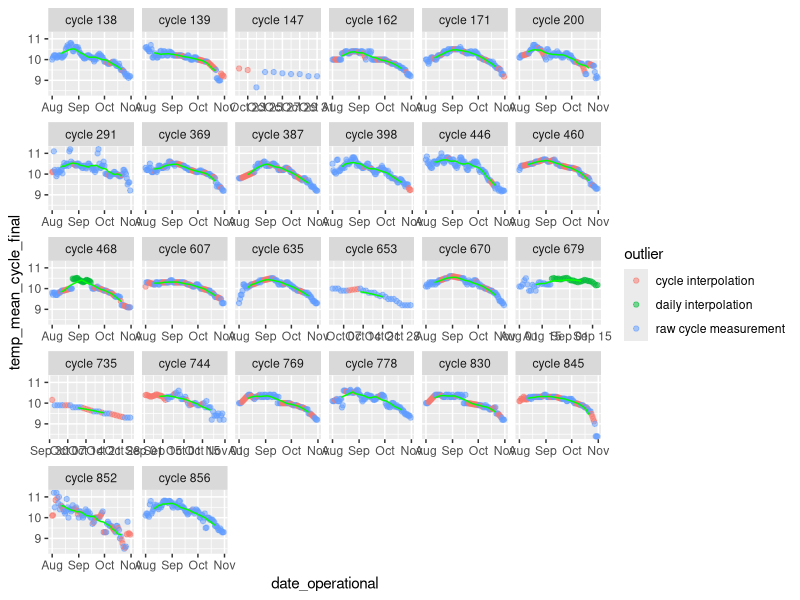
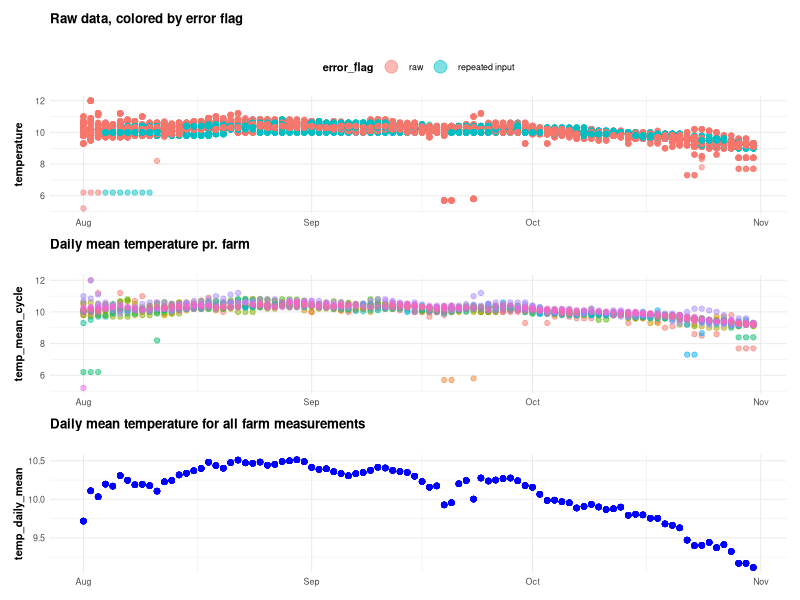
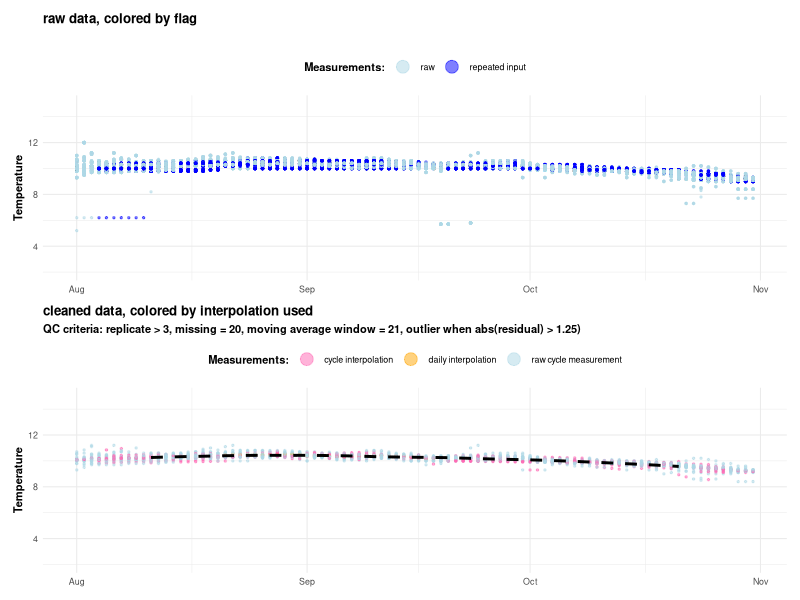
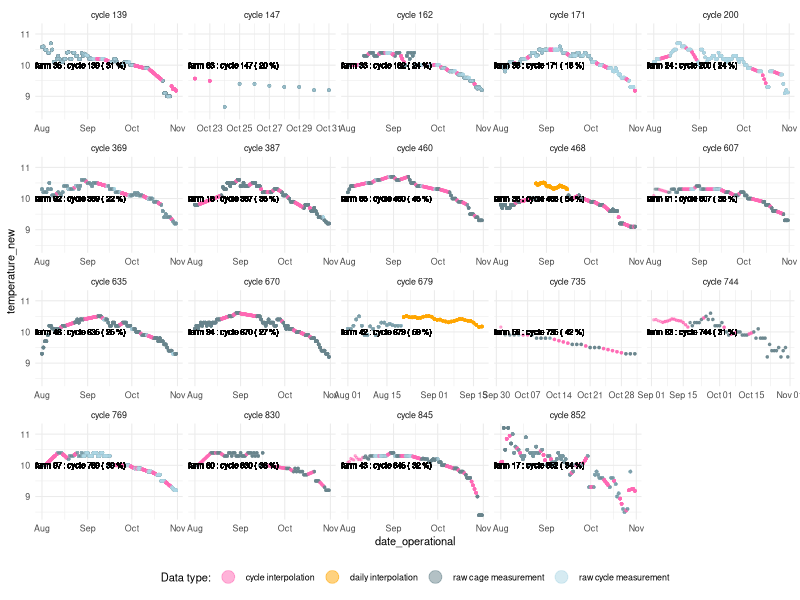

The R script that drew these images, in order:
# all objects created after here will be deleted
freeze <- ls()


# install required packages
pkg <- c("tidyverse", "zoo", "patchwork")
missing <- setdiff(pkg, rownames(installed.packages()))

if(length(missing) > 0) {
  install.packages(setdiff(pkg, rownames(installed.packages())))
}

library(tidyverse)


# User input, and QC criteria ---------------------------------------------

replicate_measurements_accepted <- 3
total_missing_accepted <- 20
residual_limit <- 1.25
moving_average_window <- 21


save_plots <- TRUE

# folders to use
data_folder <- "data/processed/"
plots_folder <- "images/QC_tests/"


# create folders
dir.create(plots_folder, showWarnings = FALSE, recursive = TRUE)
dir.create(data_folder, showWarnings = FALSE, recursive = TRUE)



# Data cleanup ------------------------------------------------------------

raw_data<-read_csv("data/raw/testset_temperature_3months.csv",
                   col_types = cols(temp_qualy = "logical")) |> 
  # insert missing dates to complete the series in each cage
  group_by(farm, cycle, cage) |> 
  complete(date_operational = seq(min(date_operational), max(date_operational), 1), fill = list(temp_qualy = FALSE)) |> 
  # get the obvious wrong temperatures out
  mutate(temp_qualy = if_else(temperature > 20 | temperature < 2 | is.na(temperature), FALSE, temp_qualy),
         error_flag = if_else(temp_qualy == FALSE, "database flagged", "raw")) |> 
  # put NA in to all flagged temperatures
  mutate(temperature_new = if_else(temp_qualy == FALSE, NA_real_, temperature)) |> 
  # day of the year, so seasonal analysis
  mutate(yday = yday(date_operational)) |> 
  # find replicate measurements, these seem like input errors
  mutate(temp_meas_lag = temperature_new - lag(temperature_new, order_by = date_operational),
         temp_meas_copy = if_else(temp_meas_lag == 0, 1, 0),
         temp_meas_copy = if_else(is.na(temp_meas_copy), 0, temp_meas_copy),
         times_repeated = accumulate(temp_meas_copy, ~if_else(.y >0, .x + .y, 0))) |> 
  # take out the repeated temperature inputs
  mutate(temp_repeated = if_else(times_repeated >= replicate_measurements_accepted, TRUE, FALSE),
         temp_qualy = if_else(temp_repeated == TRUE, FALSE, temp_qualy),
         temperature_new = if_else(temp_qualy == FALSE, NA_real_, temperature_new),
         error_flag = if_else(temp_repeated == TRUE, "repeated input", error_flag)) |> 
  ungroup()


# one temperature pr. cycle. measurements are in reality only from one or two loggers
raw_data1 <- raw_data |> 
  # insert missing dates to complete the series in each cycle
  group_by(farm, cycle) |> 
  complete(date_operational = seq(min(date_operational), max(date_operational), 1)) |> 
  group_by(farm, cycle, date_operational) |>
  arrange(date_operational, .by_group = TRUE) |> 
  # mean per cycle per day
  summarise(temp_mean_cycle = mean(temperature_new, na.rm = TRUE),
            temp_mean_cycle = if_else(is.nan(temp_mean_cycle), NA_real_, temp_mean_cycle),
            number_temp_measurements = n(),
            distinct_temp_measurements = length(unique(temperature_new)),
            temp_cycle_sd = sd(temperature_new, na.rm = TRUE),
            temp_meas = if_else(!is.na(temp_mean_cycle), TRUE, FALSE),
            temp_median_cycle = median(temperature_new, na.rm = TRUE),
            temp_median_cycle = if_else(is.nan(temp_median_cycle), NA_real_, temp_mean_cycle)) |>
  # mean per day for the whole of Faroe Islands
  group_by(date_operational) |> 
  mutate(temp_daily_mean = mean(temp_mean_cycle, na.rm = TRUE),
         temp_daily_mean = if_else(is.nan(temp_daily_mean), NA_real_, temp_daily_mean))

if(save_plots) {
  
  library(patchwork)
  
  set_styles <- function(title = "", subtitle = "", base_size = 8, legend_position = "top"){
    theme_elements <- list(
      ggtitle(title, subtitle),
      guides(color = guide_legend(override.aes = list(size = 4))),
      theme_minimal(base_size = base_size),
      theme(legend.position = legend_position,
            axis.title.x = element_blank(),
            title = element_text(face = "bold"))
    )
  }
  
  plot_flagged <- ggplot() +
    geom_point(data = raw_data |> filter(error_flag != "database flagged"), 
               aes(x = date_operational, y = temperature, color = error_flag), alpha = 0.5) +
    set_styles(title = "Raw data, colored by error flag")
  
  plot_daily_mean <-ggplot() +
    geom_point(data = raw_data1, aes(x = date_operational, y = temp_daily_mean), 
               color = "blue", alpha = 0.5) +
    set_styles(title = "Daily mean temperature for all farm measurements")
  
  plot_daily_pr_farm <- ggplot() +
    geom_point(data = raw_data1, aes(x = date_operational, y = temp_mean_cycle, color = farm), 
               alpha = 0.5) +
    set_styles(title = "Daily mean temperature pr. farm", legend_position = "none")
  
  plot_flagged / 
    plot_daily_pr_farm /
    plot_daily_mean 
  
  ggsave(filename = paste0(plots_folder, "temperature_cleanup_means.jpg"), 
         units = "cm", width = 25, height = 25)
  
}

# the calculated cycle mean temperatures still have a lot of outliers, therefore
# the outliers have to be identified, means calculated again, and then interpolations
# done...

raw_data2 <- raw_data1 |> 
  # residuals cycle mean compared to daily mean
  mutate(residuals = temp_mean_cycle - temp_daily_mean,
         residuals_outlier = if_else(abs(residuals) < residual_limit, FALSE, TRUE)) |> 
  # take out the outliers in cycles
  mutate(temp_mean_cycle = if_else(residuals_outlier == TRUE, NA_real_, temp_mean_cycle),
         error_flag = if_else(residuals_outlier == TRUE, "outlier", "measurement", missing = "no measurement")) |> 
  # how many consecutive days with missing data?
  group_by(farm, cycle) |>
  mutate(temp_missing_1 = if_else(is.na(temp_mean_cycle), 1, temp_mean_cycle), 
         temp_missing_1_lag = temp_missing_1 - lag(temp_missing_1, order_by = date_operational),
         consecutive_missing = if_else(abs(temp_missing_1_lag) > 0 | is.na(temp_missing_1_lag), 1, 0),
         measurement_group = 1 + cumsum(consecutive_missing)) |> 
  group_by(farm, cycle, measurement_group) |> 
  mutate(total_missing = n()) |> 
  select(-temp_missing_1, -temp_missing_1_lag, -consecutive_missing) |> 
  # daily means again
  group_by(date_operational) |> 
  mutate(temp_daily_mean = mean(temp_mean_cycle, na.rm = TRUE),
         temp_daily_mean = if_else(is.nan(temp_daily_mean), NA_real_, temp_daily_mean))


# interpolation -----------------------------------------------------------

# interpolate temperatures pr. cycle
temp_interpolations_cycle <- raw_data2 |>
  ungroup() |> 
  distinct(farm, cycle, date_operational, temp_mean_cycle) |> 
  group_by(farm, cycle) |> 
  arrange(date_operational, .by_group = TRUE) |> 
  mutate(temp_inter_cycle = tryCatch(if_else(is.na(temp_mean_cycle), 
                                             approx(x = date_operational, 
                                                    y = temp_mean_cycle, 
                                                    xout = date_operational,
                                                    method = 'linear',
                                                    rule = 1:1,
                                                    na.rm = TRUE)$y,
                                             temp_mean_cycle), error=function(e) NA)) |> 
  mutate(interpolated_cycle = if_else(is.na(temp_mean_cycle), TRUE, FALSE),
         perc_cycle_interpolates = length(temp_inter_cycle[interpolated_cycle == TRUE])/length(temp_inter_cycle) * 100)


# interpolate temperatures for all of the data
temp_interpolations <- raw_data2 |>
  ungroup() |> 
  distinct(date_operational, temp_daily_mean) |> 
  arrange(date_operational) |> 
  mutate(temp_inter = tryCatch(if_else(is.na(temp_daily_mean), 
                                       approx(x = date_operational, 
                                              y = temp_daily_mean, 
                                              xout = date_operational, 
                                              #ties = "mean",
                                              method = 'linear',
                                              rule = 1:1,
                                              na.rm = TRUE)$y,
                                       temp_daily_mean), error=function(e) NA)) |> 
  mutate(interpolated_daily = if_else(is.na(temp_daily_mean), TRUE, FALSE))


rolling_cycle <- temp_interpolations_cycle |> 
  # calculate cycle statistics
  distinct(cycle, date_operational, temp_inter_cycle) |> 
  group_by(cycle) |> 
  arrange(date_operational, .by_group = TRUE) |> 
  mutate(MA_mean = zoo::rollapply(temp_inter_cycle, FUN = function(x) mean(x, na.rm=TRUE), 
                                  width = moving_average_window, fill = NA#, partial = TRUE
  ),
  MA_median = zoo::rollapply(temp_inter_cycle, FUN = function(x) median(x, na.rm=TRUE), 
                             width = moving_average_window, fill = NA#, partial = TRUE
  ))


rolling_daily <- temp_interpolations |> 
  # calculate daily statistics
  distinct(date_operational, temp_inter) |>
  arrange(date_operational) |> 
  mutate(MA_mean = zoo::rollapply(temp_inter, FUN = function(x) mean(x, na.rm=TRUE), 
                                  width = moving_average_window, fill = NA#, partial = TRUE
  ),
  MA_median = zoo::rollapply(temp_inter, FUN = function(x) median(x, na.rm=TRUE), 
                             width = moving_average_window, fill = NA#, partial = TRUE
  ))


# combine the rolling calculations
df_roll <- rolling_cycle |> 
  left_join(rolling_daily |> rename(MA_mean_daily = MA_mean) |> select(date_operational, MA_mean_daily))

if(save_plots) {
  
  # plot the difference between the 
  p_interpolations_cycle <- ggplot() +
    geom_point(data = temp_interpolations_cycle, aes(x = date_operational, y = temp_inter_cycle,
                                                     color = interpolated_cycle),
               size = 0.5) +
    geom_line(data = df_roll, aes(x = date_operational, y = MA_mean), color = "red") +
    geom_line(data = df_roll, aes(x = date_operational, y = MA_mean_daily), color = "blue") +
    facet_wrap(cycle~., scales = "free_x")
  #p_interpolations_cycle
  
}


# Insert interpolated values into temperature data ------------------------

# insert the interpolated values
raw_data3 <- raw_data2 |> 
  left_join(temp_interpolations_cycle |> select(-temp_mean_cycle)) |> 
  left_join(temp_interpolations |> select(-temp_daily_mean)) |> 
  #get the new interpolated temperatures
  mutate(temp_mean_cycle_combined = if_else(error_flag != "measurement" & 
                                              total_missing <= total_missing_accepted, 
                                            temp_inter_cycle,
                                            if_else(error_flag != "measurement" & total_missing > total_missing_accepted,
                                                    temp_inter, temp_mean_cycle))) |> 
  mutate(temperature_type = if_else(error_flag != "measurement" & total_missing <= total_missing_accepted, 
                                    "cycle interpolation",
                                    if_else(error_flag != "measurement" & total_missing > total_missing_accepted,
                                            "daily interpolation", "raw cycle measurement"))) |>
  mutate(temperature_type = if_else(is.na(temp_mean_cycle_combined), "cycle interpolation", temperature_type),
         temp_mean_cycle_combined = if_else(is.na(temp_mean_cycle_combined), temp_inter, temp_mean_cycle_combined)) |> 
  #calculate rolling mean pr cycle again here
  group_by(cycle) |> 
  arrange(date_operational, .by_group = TRUE) |> 
  mutate(MA_mean = zoo::rollapply(temp_mean_cycle_combined, FUN = function(x) mean(x, na.rm=TRUE), 
                                  width = moving_average_window, fill = NA#, partial = TRUE
  ),
  MA_median = zoo::rollapply(temp_mean_cycle_combined, FUN = function(x) median(x, na.rm=TRUE), 
                             width = moving_average_window, fill = NA#, partial = TRUE
  )) |> 
  mutate(residuals_MA_mean = temp_mean_cycle_combined - MA_mean,
         residuals_MA_mean_outlier = if_else(abs(residuals_MA_mean) < residual_limit, FALSE, TRUE),
         residuals_MA_median = temp_mean_cycle_combined - MA_median,
         residuals_MA_median_outlier = if_else(abs(residuals_MA_median) < residual_limit, FALSE, TRUE)) |> 
  mutate(residuals_daily = if_else(is.na(MA_mean), temp_mean_cycle_combined - temp_inter,
                                   NA_real_),
         residuals_daily_outlier = if_else(abs(residuals_daily) < residual_limit, FALSE, TRUE)) |> 
  mutate(outlier = if_else(residuals_MA_mean_outlier == TRUE, "cycle outlier", temperature_type,
                           missing = "out of range"),
         outlier = if_else(outlier == "out of range" & residuals_daily_outlier == TRUE, "out of range outlier",
                           outlier)) |> 
  mutate(temp_mean_cycle_final = if_else(str_detect(outlier, "outlier") & 
                                           temperature_type == "daily interpolation", temp_inter,
                                         if_else(str_detect(outlier, "outlier") & 
                                                   temperature_type != "daily interpolation", temp_inter,
                                                 temp_mean_cycle_combined)),
         outlier = if_else(str_detect(outlier, "outlier") & 
                             temperature_type == "daily interpolation", "daily interpolation",
                           if_else(str_detect(outlier, "outlier") & 
                                     temperature_type != "daily interpolation", "daily interpolation",
                                   if_else(outlier == "out of range", temperature_type,
                                           outlier))))

ggplot() +
  geom_point(data = raw_data3, aes(x = date_operational, y = temp_mean_cycle_final,
                                   colour = outlier), alpha = 0.5) +
  geom_line(data = raw_data3, aes(x = date_operational, y = MA_mean), color = "green") +
  facet_wrap(cycle ~., scales = "free_x") +
  theme()

rolling_daily <- raw_data3 |> 
  ungroup() |> 
  # calculate daily statistics
  group_by(date_operational) |> 
  mutate(daily_temperature = mean(temp_mean_cycle_final, na.rm = TRUE)) |> 
  distinct(date_operational, daily_temperature) |> 
  ungroup() |> 
  arrange(date_operational) |> 
  mutate(MA_mean_daily = zoo::rollapply(daily_temperature, FUN = function(x) mean(x, na.rm=TRUE), 
                                        width = moving_average_window, fill = NA)
  )


if(save_plots) {
  
  p_raw <- ggplot() +
    geom_point(data = raw_data |> filter(error_flag != "database flagged"), 
               aes(x = date_operational, y = temperature, color = error_flag), 
               alpha = 0.5, size = 0.5) +
    #geom_point(data = raw_data1, 
    #           aes(x = date_operational, y = temp_mean_cycle, color = "raw"), alpha = 0.2) +
    ylab("Temperature") +
    scale_color_manual("Measurements:", values = c("lightblue", "blue","orchid4")) +
    ylim(c(2,15)) +
    set_styles(title = "raw data, colored by flag")
  
  
  p_cleaned <- ggplot() +
    geom_point(data = raw_data3, aes(x = date_operational, y = temp_mean_cycle_final, color = outlier),
               alpha = 0.5, size = 0.5) +
    geom_line(data = rolling_daily, aes(x = date_operational, y = MA_mean_daily),
              linetype = 2, linewidth = 1) +
    scale_color_manual("Measurements:", values = c("hotpink", "orange", "lightblue")) +
    ylab("Temperature") +
    ylim(c(2,15)) +
    set_styles(title = "cleaned data, colored by interpolation used",
               subtitle = paste0("QC criteria: replicate > ", replicate_measurements_accepted,
                                 ", missing = ", total_missing_accepted,
                                 ", moving average window = ", moving_average_window,
                                 ", outlier when abs(residual) > ",residual_limit,")"))
  
  p_raw/p_cleaned  
  
  ggsave(filename = paste0(plots_folder, "temperature_cleanup_replicate_", replicate_measurements_accepted,
                           "_missing_", total_missing_accepted, ".jpg"),
         units = 'cm', width = 20, height = 15)
  
}


# Save cleaned data -------------------------------------------------------

# data to save again
raw_data_quality_checked <- raw_data |> 
  select(farm, cycle, cage, date_operational, temperature, error_flag) |> 
  left_join(raw_data3 |> 
              rename(temperature_new = temp_mean_cycle_final,
                     datatype = outlier) |> 
              select(date_operational, cycle, temperature_new, datatype)) |> 
  # alter datatype if it is a raw cage measurement or a mean cycle measurement
  mutate(datatype = if_else(error_flag == "raw" & str_detect(datatype, "raw"), "raw cage measurement",
                            datatype)) |> 
  group_by(cage) |> 
  mutate(percentage_temperature_interpolation_in_cage = 
           round(length(temperature_new[str_detect(datatype, "interpolation")])/length(temperature_new) * 100),2) |> 
  group_by(cycle) |> 
  mutate(percentage_temperature_interpolation_in_cycle = 
           round(length(temperature_new[str_detect(datatype, "interpolation")])/length(temperature_new) * 100),2)

# plot cages with percentage of interpolated data above X

if(save_plots) {
  
  p_perc_int <- raw_data_quality_checked |> 
    filter(percentage_temperature_interpolation_in_cycle > 10) |> 
    filter(date_operational > "2016-01-01") |> 
    ggplot() +
    geom_point(aes(x = date_operational, y = temperature_new, color = datatype), 
               size = 0.5, alpha = 0.5) +
    geom_text(aes(x = -Inf |> as.Date(), y = 10, 
                  label = paste(farm, ":", 
                                cycle, "(",
                                round(percentage_temperature_interpolation_in_cycle, 0), "%)")),
              size = 2, hjust = "inward") +
    scale_color_manual("Data type:", values = c("hotpink", "orange", "lightblue4", "lightblue")) +
    facet_wrap(cycle~., scales = "free_x") +
    theme_minimal(base_size = 8) +
    theme(legend.position = "bottom") +
    guides(color = guide_legend(override.aes = list(size = 4)))
  
  ggsave(plot = p_perc_int, filename = paste0(plots_folder, "temperature_interpolations_over_10_percent.jpg"), 
         units = "cm", width = 40, height = 20)
  
}


write_csv(x = raw_data_quality_checked, 
          file = paste0(data_folder, "temperature_cleaned.csv"))


# delete objects generated in this script!
rm(list = setdiff(ls(), c(freeze))) 


